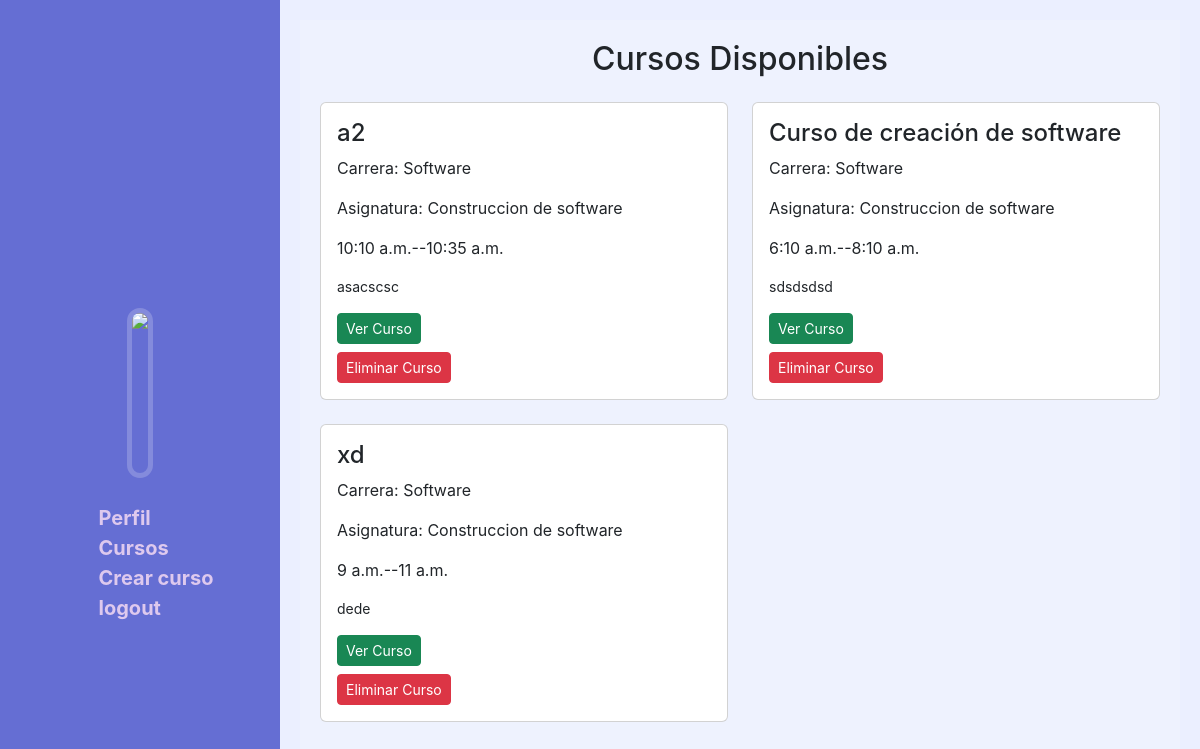
Page /course/viewsCourse/ (signed in) on the committed database.
### Apps/Registro_academico/Datos_institucionales/models.py (models this page shows)
class Curso(models.Model):
    nombreCurso = models.CharField(max_length=100, blank=False)
    carrera = models.CharField(max_length=150, null=True)
    asignatura = models.ForeignKey(Asignatura, on_delete=models.CASCADE, blank=False)
    descripcion = models.TextField(max_length=250, blank=False, null=True)
    horaEntrada = models.TimeField(help_text="Hora de inicio del curso", null=True, blank=True)
    horaSalida = models.TimeField(help_text="Hora de salida del curso", null=True, blank=True)
    def __str__(self):
        return f'{self.nombreCurso} - {self.carrera} - {self.asignatura}'
    class Meta:
        db_table = 'Curso'

class Asignatura(models.Model):
    nombreAsignatura = models.CharField(max_length=100)
    def __str__(self):
        return f'{self.nombreAsignatura}'
    class Meta:
        db_table = 'Asignatura'

### Apps/Registro_academico/Datos_institucionales/views.py (the view, shortened to what this page needs)
# urls.py: path('viewsCourse/', views.ViewsCourse, name='viewsCourse'),
@login_required
def ViewsCourse(request):
    if request.method == 'GET':
        cursoDelate = []
        try:
            cursos_con_inscripcion = []
            inscripciones = Inscripcion.objects.filter(usuario__facultad=request.user.usuario.facultad)
            cursos = Curso.objects.filter(inscripcion__in=inscripciones,
                                          carrera=request.user.usuario.carrera).distinct()
            for curso in cursos:
                esta_inscrito = inscripciones.filter(curso=curso, usuario=request.user.usuario).exists()
                cursos_con_inscripcion.append({'curso': curso, 'esta_inscrito': esta_inscrito})
            if request.user.usuario.rol.rol == 'Profesor':
                cursoDelate = cursos.filter(cursos_usuario__rol__rol=request.user.usuario.rol.rol, cursos_usuario__usuario=request.user.usuario.usuario)
                print(cursoDelate)
            return render(request, 'curso/viewCourse.html', {'cursos': cursos_con_inscripcion, 'cursoDelate': cursoDelate})
        except Inscripcion.DoesNotExist:
            return render(request, 'curso/viewCourse.html', {'cursos': [],  'cursoDelate': cursoDelate})

### Apps/Usuario/models.py (called while the page is built)
    def __str__(self):
        return f'{self.nombreCarrera}'

### Apps/Registro_academico/Datos_institucionales/templates/curso/viewCourse.html (shortened to what this page needs)
{% extends 'layout/layout.html' %}
{% block content %}
    <div class="container-fluid"
         style="background-color: rgba(248,249,250,0.26); padding: 20px; height: 100vh; overflow-y: auto;">
        {% if cursos %}
            <h2 class="text-center mb-4">Cursos Disponibles</h2>
            <div class="row">
                {% for curso in cursos %}
                    <div class="col-md-6">
                        <div class="card mb-4">
                            <div class="card-body">
                                <h4 class="card-title">{{ curso.curso.nombreCurso }}</h4>
                                <p class="card-text">Carrera: {{ curso.curso.carrera }}</p>
                                <p class="card-text">Asignatura: {{ curso.curso.asignatura }}</p>
                                <p class="card-text">{{ curso.curso.horaEntrada }}--{{ curso.curso.horaSalida }}</p>
                                <p class="card-text small">{{ curso.curso.descripcion }}</p>
                                {% if not curso.esta_inscrito %}
                                    {% include 'curso/joinCourse.html' %}
                                {% else %}
                                    <a href="{% url 'oneViewCourse' curso.curso.id %}" class="btn btn-success btn-sm">Ver Curso</a>
                                {% endif %}
                                {% if request.user.usuario.rol.rol == 'Profesor' and curso.curso in cursoDelate %}
                                    <form method="post" class="mt-2">
                                        <button class="btn btn-danger btn-sm" type="submit">Eliminar Curso</button>
                                    </form>
                                {% endif %}
                            </div>
                        </div>
                    </div>
                    {% if forloop.counter|divisibleby:2 and not forloop.last %}
                        </div><div class="row">
                    {% endif %}
                {% endfor %}
            </div>
        {% else %}
            {% include 'curso/notExistsCourse.html' %}
        {% endif %}
    </div>
{% endblock %}

### templates/layout/layout.html (shortened to what this page needs)
{% load static %}
<!DOCTYPE html>
<html lang="es">
<head>
    <link rel="stylesheet" href="{% static 'css/layout/navbar.css' %}">
    <link rel="stylesheet" href="{% static 'css/layout/secciones.css' %}">
    <link rel="stylesheet" href="{% static 'css/registroPerfil.css' %}">
    <link rel="stylesheet" href="{% static 'css/registroRostro.css' %}">
    <link rel="stylesheet" href="{% static 'css/verPerfil.css' %}">
    <link rel="stylesheet" href="{% static 'css/oneViewsCourse.css' %}">
    <link rel="stylesheet" href="{% static 'css/messages.css' %}">
    <link rel="stylesheet" href="https://cdn.jsdelivr.net/npm/bootstrap@5.3.2/dist/css/bootstrap.min.css">
    <link rel="stylesheet" href="https://cdnjs.cloudflare.com/ajax/libs/font-awesome/5.15.3/css/all.min.css">
</head>
<body>
<section class="contenedorr">
    <div class="navbar-lateral">
        {% include 'layout/navbar/navbar.html' %}
    </div>
    <div class="navbar-content">
        {% block content %}
        {% endblock %}
    </div>
</section>
</body>
</html>

### templates/layout/navbar/navbar.html
{% load static %}
<div class="secciones">
    <div class="perfil">
        {% include 'layout/fotoPerfil/fotoPerfil.html' %}
    </div>
    <section class="nav">
        <ul style="list-style: none">
            <li><a href="{% url 'perfil' %}">Perfil</a></li>
            <li><a href="{% url 'viewsCourse' %}">Cursos</a></li>
            {% if user.usuario.rol.rol == 'Profesor'%}
            	{% include 'layout/navbar/navbarProfesor/profesor.html' %}
            {% endif %}
            <li><a href="{% url 'logout' %}">logout</a></li>
        </ul>
    </section>
</div>

### templates/layout/fotoPerfil/fotoPerfil.html
{% load static %}
{% if user.is_authenticated %}
    {% if user.usuario.foto %}
        <img src="{{ user.usuario.foto.url }}" class="img-fluid">
    {% else %}
        <img src="{% static 'img/default_user_image1.png' %}" class="img-fluid">
    {% endif %}
{% else %}
    <img src="{% static 'img/default_user_image1.png' %}" class="img-fluid">
{% endif %}

### templates/layout/navbar/navbarProfesor/profesor.html
<li><a href="{% url 'createCourse' %}">Crear curso</a></li>

### static/css/layout/navbar.css (style rules this page uses)
* { margin: 0; padding: 0; font-family: -apple-system, BlinkMacSystemFont, "Segoe UI", ui-system, sans-serif; box-sizing: border-box; }
.contenedorr { display: grid; grid-template-columns: 280px 1fr; height: 100vh; grid-template-areas: "menu context context"; overflow: hidden; }
.contenedorr .navbar-lateral { grid-area: menu; background-color: rgba(101, 110, 211, 1); position: sticky; top: 0; height: 100vh; overflow-y: auto; width: 280px; box-sizing: border-box; }
.contenedorr .navbar-content { grid-area: context; background-color: rgba(235, 239, 255, 1); padding: 20px; position: relative; overflow-y: auto; box-sizing: border-box; }

### static/css/layout/secciones.css (style rules this page uses)
.secciones { display: grid; gap: 5px; height: 100vh; grid-template-columns: 1fr; grid-template-rows: repeat(2, 1fr); grid-template-areas: "perfil" "nav"; }
.secciones .perfil { display: flex; justify-content: center; align-items: end; grid-area: perfil; }
.secciones .perfil img { border: 5px solid rgba(255, 255, 255, 0.2); border-radius: 90px; height: 170px; max-width: 170px; }
.secciones .nav { display: flex; justify-content: center; align-items: start; margin-top: 20px; grid-area: nav; }
.secciones .nav ul li a { font-size: 15pt; font-weight: bold; color: #dec9ee; text-decoration: none; transition: color 0.3s; }

### rows in the picture
Curso: curso.nombreCurso "a2", curso.carrera "Software", curso.asignatura "Construccion de software", curso.horaEntrada "10:10 a.m.", curso.horaSalida "10:35 a.m.", curso.descripcion "asacscsc", shows "Eliminar Curso"
Curso: curso.nombreCurso "Curso de creación de software", curso.carrera "Software", curso.asignatura "Construccion de software", curso.horaEntrada "6:10 a.m.", curso.horaSalida "8:10 a.m.", curso.descripcion "sdsdsdsd", shows "Eliminar Curso"
Curso: curso.nombreCurso "xd", curso.carrera "Software", curso.asignatura "Construccion de software", curso.horaEntrada "9 a.m.", curso.horaSalida "11 a.m.", curso.descripcion "dede", shows "Eliminar Curso"
